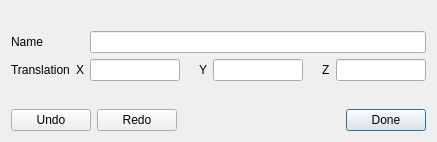
<?xml version="1.0" encoding="UTF-8"?>
<ui version="4.0">
 <class>GeometryDialog</class>
 <widget class="QDialog" name="GeometryDialog">
  <property name="geometry">
   <rect>
    <x>0</x>
    <y>0</y>
    <width>437</width>
    <height>142</height>
   </rect>
  </property>
  <property name="windowTitle">
   <string>Geometry Dialog</string>
  </property>
  <layout class="QVBoxLayout" name="verticalLayout">
   <item>
    <widget class="QLabel" name="m_errorLabel">
     <property name="styleSheet">
      <string notr="true">color:rgb(203, 0, 0)</string>
     </property>
     <property name="frameShape">
      <enum>QFrame::NoFrame</enum>
     </property>
     <property name="text">
      <string/>
     </property>
     <property name="alignment">
      <set>Qt::AlignCenter</set>
     </property>
     <property name="wordWrap">
      <bool>true</bool>
     </property>
    </widget>
   </item>
   <item>
    <layout class="QGridLayout" name="gridLayout">
     <item row="0" column="0">
      <widget class="QLabel" name="m_nameLabel_2">
       <property name="text">
        <string>Name</string>
       </property>
      </widget>
     </item>
     <item row="0" column="1">
      <widget class="QLabel" name="label_2">
       <property name="text">
        <string/>
       </property>
      </widget>
     </item>
     <item row="0" column="2">
      <widget class="QLineEdit" name="m_nameLineEdit"/>
     </item>
     <item row="1" column="0">
      <widget class="QLabel" name="label">
       <property name="text">
        <string>Translation</string>
       </property>
      </widget>
     </item>
     <item row="1" column="1">
      <widget class="QLabel" name="label_8">
       <property name="text">
        <string>X</string>
       </property>
      </widget>
     </item>
     <item row="1" column="2">
      <layout class="QHBoxLayout" name="horizontalLayout_3">
       <item>
        <widget class="QLineEdit" name="m_translateXLineEdit">
         <property name="minimumSize">
          <size>
           <width>90</width>
           <height>0</height>
          </size>
         </property>
        </widget>
       </item>
       <item>
        <spacer name="horizontalSpacer_2">
         <property name="orientation">
          <enum>Qt::Horizontal</enum>
         </property>
         <property name="sizeType">
          <enum>QSizePolicy::Fixed</enum>
         </property>
         <property name="sizeHint" stdset="0">
          <size>
           <width>13</width>
           <height>20</height>
          </size>
         </property>
        </spacer>
       </item>
       <item>
        <widget class="QLabel" name="label_3">
         <property name="text">
          <string>Y</string>
         </property>
        </widget>
       </item>
       <item>
        <widget class="QLineEdit" name="m_translateYLineEdit">
         <property name="minimumSize">
          <size>
           <width>90</width>
           <height>0</height>
          </size>
         </property>
        </widget>
       </item>
       <item>
        <spacer name="horizontalSpacer_3">
         <property name="orientation">
          <enum>Qt::Horizontal</enum>
         </property>
         <property name="sizeType">
          <enum>QSizePolicy::Fixed</enum>
         </property>
         <property name="sizeHint" stdset="0">
          <size>
           <width>13</width>
           <height>20</height>
          </size>
         </property>
        </spacer>
       </item>
       <item>
        <widget class="QLabel" name="label_4">
         <property name="text">
          <string>Z</string>
         </property>
        </widget>
       </item>
       <item>
        <widget class="QLineEdit" name="m_translateZLineEdit">
         <property name="minimumSize">
          <size>
           <width>90</width>
           <height>0</height>
          </size>
         </property>
        </widget>
       </item>
      </layout>
     </item>
    </layout>
   </item>
   <item>
    <layout class="QVBoxLayout" name="m_geometryPlaceHolderLayout"/>
   </item>
   <item>
    <spacer name="verticalSpacer">
     <property name="orientation">
      <enum>Qt::Vertical</enum>
     </property>
     <property name="sizeType">
      <enum>QSizePolicy::MinimumExpanding</enum>
     </property>
     <property name="sizeHint" stdset="0">
      <size>
       <width>20</width>
       <height>10</height>
      </size>
     </property>
    </spacer>
   </item>
   <item>
    <layout class="QHBoxLayout" name="horizontalLayout">
     <item>
      <widget class="QPushButton" name="m_undoButton">
       <property name="text">
        <string>Undo</string>
       </property>
       <property name="flat">
        <bool>false</bool>
       </property>
      </widget>
     </item>
     <item>
      <widget class="QPushButton" name="m_redoButton">
       <property name="text">
        <string>Redo</string>
       </property>
      </widget>
     </item>
     <item>
      <spacer name="horizontalSpacer">
       <property name="orientation">
        <enum>Qt::Horizontal</enum>
       </property>
       <property name="sizeHint" stdset="0">
        <size>
         <width>40</width>
         <height>20</height>
        </size>
       </property>
      </spacer>
     </item>
     <item>
      <widget class="QPushButton" name="m_doneButton">
       <property name="text">
        <string>Done</string>
       </property>
       <property name="autoDefault">
        <bool>true</bool>
       </property>
       <property name="default">
        <bool>true</bool>
       </property>
      </widget>
     </item>
    </layout>
   </item>
  </layout>
 </widget>
 <tabstops>
  <tabstop>m_nameLineEdit</tabstop>
  <tabstop>m_translateXLineEdit</tabstop>
  <tabstop>m_translateYLineEdit</tabstop>
  <tabstop>m_translateZLineEdit</tabstop>
  <tabstop>m_undoButton</tabstop>
  <tabstop>m_redoButton</tabstop>
  <tabstop>m_doneButton</tabstop>
 </tabstops>
 <resources/>
 <connections/>
</ui>
